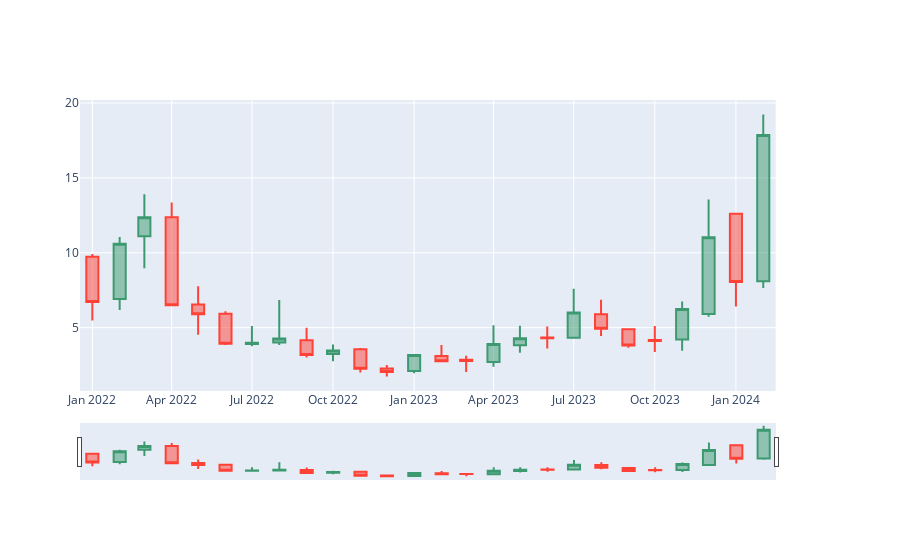

Write notebook code for a chart like this one.
### Code cell
from plotly.subplots import make_subplots

fig3 = make_subplots(specs=[[{"secondary_y": True}]])
fig3.add_trace(go.Candlestick(x=day_history.index,
                              open=day_history['Open'],
                              high=day_history['High'],
                              low=day_history['Low'],
                              close=day_history['Close'],
                             ))
